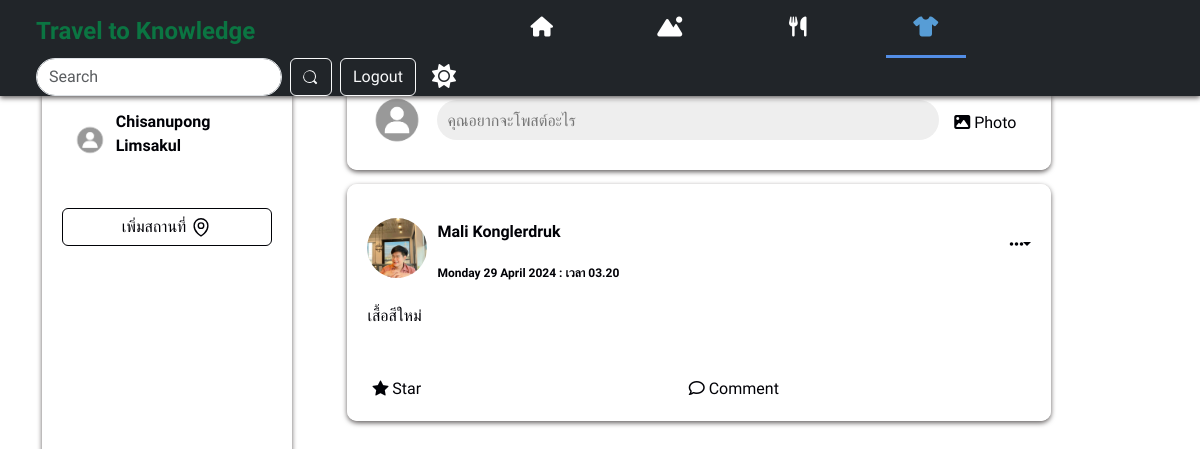
The page /clothing.php (signed in) on the database its author committed.
### tables this page shows
CREATE TABLE `users` (
  `id` int(10) NOT NULL,
  `userid` bigint(19) NOT NULL,
  `url_address` varchar(100) NOT NULL,
  `email` varchar(255) NOT NULL,
  `password` varchar(255) NOT NULL,
  `first_name` varchar(255) NOT NULL,
  `last_name` varchar(255) NOT NULL,
  `urole` varchar(255) NOT NULL,
  `profile_image` varchar(1000) NOT NULL,
  `cover_image` varchar(1000) NOT NULL,
  `created_at` timestamp NOT NULL DEFAULT current_timestamp() ON UPDATE current_timestamp()
);

CREATE TABLE `posts` (
  `id` bigint(19) NOT NULL,
  `postid` bigint(19) NOT NULL,
  `user_id` bigint(19) NOT NULL,
  `post` text NOT NULL,
  `image` varchar(500) NOT NULL,
  `comments` int(11) NOT NULL,
  `category` varchar(255) NOT NULL,
  `likes` int(11) NOT NULL,
  `has_image` tinyint(1) NOT NULL,
  `date` timestamp NOT NULL DEFAULT current_timestamp() ON UPDATE current_timestamp(),
  `is_profile_image` tinyint(1) NOT NULL,
  `is_cover_image` tinyint(1) NOT NULL
);

### post.php (called while the page is built, shortened)
<?php
require_once 'config/db.php';
require_once 'user.php';
class Post
{
    public function getAllPosts()
{
    global $conn;
    $query = $conn->prepare("SELECT * FROM posts ORDER BY date DESC");
    $query->execute();
    $result = $query->fetchAll(PDO::FETCH_ASSOC);
    return $result;
}
}

### user.php (called while the page is built, shortened)
<?php
require_once 'config/db.php';
class User
{
public function getUsers($id)
{
    global $conn;
    $query = $conn->prepare("SELECT * FROM users WHERE userid = :id LIMIT 1");
    $query->bindParam(":id", $id, PDO::PARAM_INT);
    $query->execute();
    $result = $query->fetch(PDO::FETCH_ASSOC);
    if ($result) {
        return $result;
    } else {
        return false;
    }
}
}
?>

### image.php (called while the page is built, shortened)
<?php
class Image
{
    public function get_thumb_profile($filename)
    {
        $thumbnail = $filename . "_profile_thumb.jpg";
        if(file_exists( $thumbnail))
        {
            return  $thumbnail;
        }
    }
}

### clothing.php (the view, shortened to what this page needs)
<?php
require_once 'autoload.php';
include "header.php";
?>
<body class="backgrounds">
    <header class="pt-1 px-4 w-100 navbar-expand-xl bg-dark shadows fixed-top">
        <?php
        if (isset($_SESSION['user_login'])) {
            $user_session_id = $_SESSION['user_login'];
            $stmt = $conn->prepare("SELECT * FROM users WHERE id = :user_session_id");
            $stmt->bindParam(':user_session_id', $user_session_id);
            $stmt->execute();
            $row = $stmt->fetch(PDO::FETCH_ASSOC);
        } else {
            $_SESSION['error'] = 'กรุณาเข้าสู่ระบบ!!';
            header('location: login.php');
            exit();
        }
        $post = new Post();
        $posts = $post->getAllPosts();
        $image_class = new Image();
        ?>
        <div class="container-fluid d-flex flex-wrap align-items-center justify-content-center justify-content-sm-start justify-content-start ">
            <div class="logo text-left col-12 col-lg-auto"><a href="./main.php" class="nav-link">Travel to Knowledge</a></div>
            <ul class="nav col-12 col-lg-auto me-lg-auto mb-2 justify-content-center mb-md-0 navbars">
                <li><a href="./main.php" class="nav-link px-2 <?php echo basename($_SERVER['PHP_SELF']) == 'main.php' ? 'active' : ''; ?>"><i class="fa fa-home"></i></a></li>
                <li><a href="./travel.php" class="nav-link px-2 <?php echo basename($_SERVER['PHP_SELF']) == 'travel.php' ? 'active' : ''; ?>"><i class="fa-solid fa-mountain-sun"></i></a></li>
                <li><a href="./foodpage.php" class="nav-link px-2 <?php echo basename($_SERVER['PHP_SELF']) == 'foodpage.php' ? 'active' : ''; ?>"><i class="fa-solid fa-utensils"></i></a></li>
                <li><a href="./clothing.php" class="nav-link px-2 <?php echo basename($_SERVER['PHP_SELF']) == 'clothing.php' ? 'active' : ''; ?>"><i class="fa-solid fa-shirt"></i></a></li>
            </ul>
            <div class="collapse navbar-collapse w-auto " id="navbarSupportedContent">
                <form class="d-flex mt-3 mt-lg-0 ms-auto" role="search">
                    <input class="form-control me-2 rounded-pill" type="search" placeholder="Search" aria-label="Search">
                    <button class="btn btn-outline-light me-2" type="submit"></button>
                </form>
                <div class="text-center">
                    <button type="button" class="btn btn-outline-light"><a class="nav-link" href="./logout.php" id="logout">Logout</a></button>
                </div>
                <div class="icon text-white me-2 px-3"><i class="fa-solid fa-sun" id="theme"></i></div>
            </div>
        </div>
    </header>
    <div class="container ">
    <div class="left-panel">
            <ul>
                <li>
                    <div class="dp">
                        <?php
                        $corner_image = "images/istockphoto-1337144146-612x612.jpg";
                        ?>
                        <img src="<?php echo $corner_image ?>" id="profile_pic">
                    </div>
                    <a href="./Profilepage.php" class="nav-link ms-2">
                        <p style="font-weight:700;"><?php echo $row['first_name'] . " " . $row['last_name'] ?></p>
                    </a>
                </li>
                <div class="mt-3">
                <button class="btn location btn-outline-light w-100 mt-2" data-bs-target="#AddlocationModal"
                    data-bs-toggle="modal" data-bs-dismiss="modal">
                    <div class="icons h-25 w-100 d-flex align-items-center justify-content-center">
                        <div class="text-center" style="font-size:16px;">เพิ่มสถานที่</div>
                    </div>
                </button>
            </div>
            </ul>
        </div>
        <div class="container-post">
            <div class="post create" style="margin-top:70px;">
                <div class="post-top">
                    <div class="dp">
                        <img src="<?php echo $corner_image ?>" type="images" alt="">
                    </div>
                    <input type="text" placeholder="คุณอยากจะโพสต์อะไร" data-bs-toggle="modal" data-bs-target="#postModal" readonly style="cursor: pointer;" />
                </div>
                <div class="post-bottom">
                    <div class="action mx-auto">
                        <i class="fa fa-image"></i>
                        <span>Photo</span>
                    </div>
                </div>
            </div>
            </div>
            <?php
           $stmt = $conn->prepare("SELECT * FROM posts WHERE category = :category ORDER BY date DESC");
           $stmt->bindParam(':category', $category);
           $stmt->execute();
           $posts = $stmt->fetchAll(PDO::FETCH_ASSOC);
           foreach ($posts as $ROW) {
               $user = new User();
               $ROW_USER = $user->getUsers($ROW['user_id']);
               include 'function.php';
           }
            ?>
        </div>
</body>
</html>

### function.php (shortened to what this page needs)
<?php
require_once 'autoload.php';
?>
<div class="post">
  <?php
  $image = "images/istockphoto-1337144146-612x612.jpg";
  if (file_exists($ROW_USER['profile_image'])) {
    $image = $image_class->get_thumb_profile($ROW_USER['profile_image']);
  }
  ?>
  <div class="post-top">
    <div class="mt-2 dp">
      <img class="img-fluid col-sm-12 col-md col-lg col-xl" src="<?php echo $image ?>" type="images" alt="">
    </div>
    <div class="post-info">
    <p class="name font-weight-bolder mt-3">
        <a href="./Profilepage.php" class="nav-link">
            <?php echo $ROW_USER['first_name'] . " " . $ROW_USER['last_name'] ?>
        </a>
    </p>
    <span class="time">
        <?php
        $timestamp = strtotime($ROW['date']);
        $formattedDate = strftime(' %A %e %B %Y : เวลา %H.%M', $timestamp);
        echo $formattedDate;
        ?>
      </span>
</div>
    <i class="fas fa-ellipsis-h dropdown-toggle" id="dropdownMenuButton1" data-bs-toggle="dropdown"
      aria-expanded="false"></i>
  </div>
  <div class="post-content">
    <?php echo $ROW['post'] ?>
    <br><br>
  </div>
  <div class="post-bottom">
    <div class="action">
      <i class="bi bi-star-fill"></i>
      <span>Star</span>
    </div>
    <div class="action">
      <i class="far fa-comment"></i>
      <span>Comment</span>
    </div>
  </div>
</div>

### style/main.css (style rules this page uses)
* { margin: 0; padding: 0; box-sizing: border-box; font-family: "Prompt", sans-serif; }
.backgrounds { background-color: var(--primary-color); }
ul li { padding-left: 3rem; }
.icon { font-size: 1.5rem; cursor: pointer; }
.shadows { box-shadow: 0px 2px 5px rgb(100, 96, 96); }
:root { --primary-color: #fff; --secondary-color: #000106; }
.light-theme { --primary-color: #eee; --secondary-color: #000106; --three-color: #fffffff8; --four-color: #817f7f; }
.navbars li a { width: 5rem; text-align: center; font-size: 1.25rem; color: white; height: 3.4rem; }
.navbars li a.active { color: rgb(87, 157, 214); position: relative; }
.navbars li a.active::after { content: ""; width: 100%; height: 3px; position: absolute; bottom: 0; left: 0; background: rgb(83, 142, 230); }
.logo { font-family: "Kavoon", cursive; font-size: 1.5rem; color: #0b7542; align-items: center; text-align: center; text-decoration: solid; font-weight: bold; margin-right: auto; }
.container { display: grid; grid-template-columns: 1fr 3fr; gap: 1rem; }
.container .left-panel { position: sticky; top: 70px; width: 250px; height: calc(100vh - 70px); }
.left-panel { color: var(--secondary-color); position: fixed; top: 70px; width: 250px; height: calc(100vh - 70px); background-color: var(--three-color); padding: 20px; box-shadow: 0px 2px 5px rgb(100, 96, 96); border-radius: 10px; margin-top: 4.375rem; }
.dp { width: 40px; height: 40px; border-radius: 50%; overflow: hidden; }
.dp > img { width: 100%; cursor: pointer; }
.left-panel ul { padding: 10px 0px; list-style: none; }
.left-panel ul li { display: flex; align-items: center; transition: 0.3s; border-radius: 5px; cursor: pointer; padding: 10px; }
#navbarSupportedContent { flex-grow: 0; }
.bi { cursor: pointer; border-radius: 8px; transition: background-color 0.3s; }
button { font-size: 16px; }
button .icon { width: 22px; height: 22px; }
.btn.location { color: var(--secondary-color); border: 1px solid var(--secondary-color); }
button .icons { gap: 4px; }

### style/post.css (style rules this page uses)
:root { --primary-color: #fff; --secondary-color: #000106; }
.light-theme { --primary-color: #ffffff; --secondary-color: #000106; --three-color: #fffffff8; --four-color: #817f7f; }
.post { width: 44rem; background:var(--three-color); border-radius:10px; padding:10px; margin:0.9rem; box-shadow: 0px 2px 5px rgb(100, 96, 96); }
.post .post-top { display:flex; align-items: center; padding:10px; }
.post .post-top .dp { width:60px; height:60px; border-radius: 50%; overflow:hidden; }
.post .post-top .dp > img { width:100%; cursor:pointer; }
.post .post-top .post-info { margin-left:10px; font-weight: bold; }
.post .post-top .post-info .name { cursor:pointer; font-size:16px; }
.post .post-top .post-info .time { font-size:12px; cursor:pointer; }
.post .post-top i { margin-left:auto; cursor: pointer; color: var(--secondary-color); }
.post .post-top > input { height:40px; padding:5px 10px; border-radius:25px; outline:none; border:none; flex:1; background:#eee; margin-left:10px; }
.post .post-content { font-size:16px; font-weight:normal; padding:10px; }
.post .post-bottom { box-shadow: 1px solid #ddd; display:flex; justify-content: space-between; padding:5px 5px 0px 5px; color: var(--secondary-color); }
.post .post-bottom .action { padding:10px; border-radius:10px; transition: .3s ease-in; cursor: pointer; }
.post.create .post-bottom > .action { color:var(--secondary-color); }
.post-info { color: var(--secondary-color); }
.post-content { color: var(--secondary-color); }

### style/changeprofile.css (style rules this page uses)
* { margin: 0; padding: 0; box-sizing: border-box; }
.bi { cursor: pointer; border-radius: 8px; transition: background-color 0.3s; }

### function.php (style rules this page uses)
* { margin: 0; padding: 0; box-sizing: border-box; font-family: "Prompt", sans-serif; }

### rows shown on the page
users: first_name "Chisanupong", last_name "Limsakul"
posts: users.profile_image (picture), users.first_name "Mali", users.last_name "Konglerdruk", date "Monday 29 April 2024 : เวลา 03.20", post "เสื้อสีใหม่"
